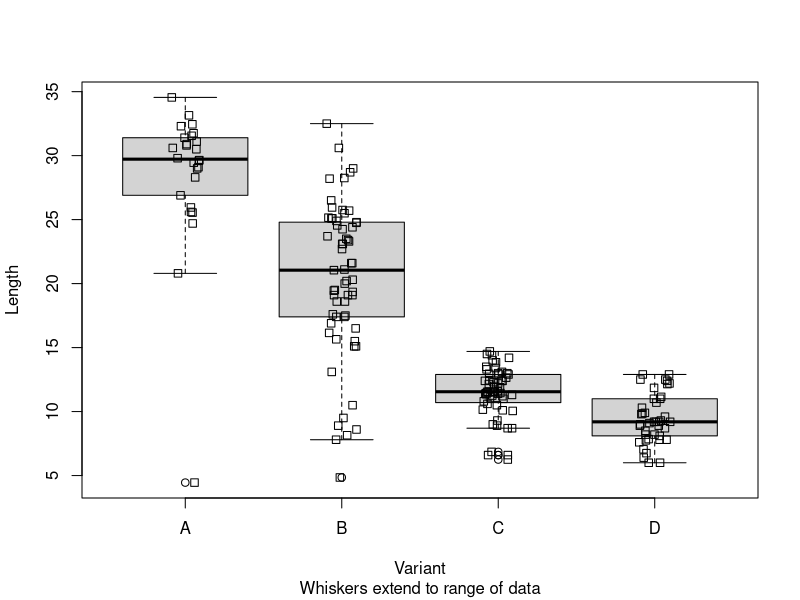
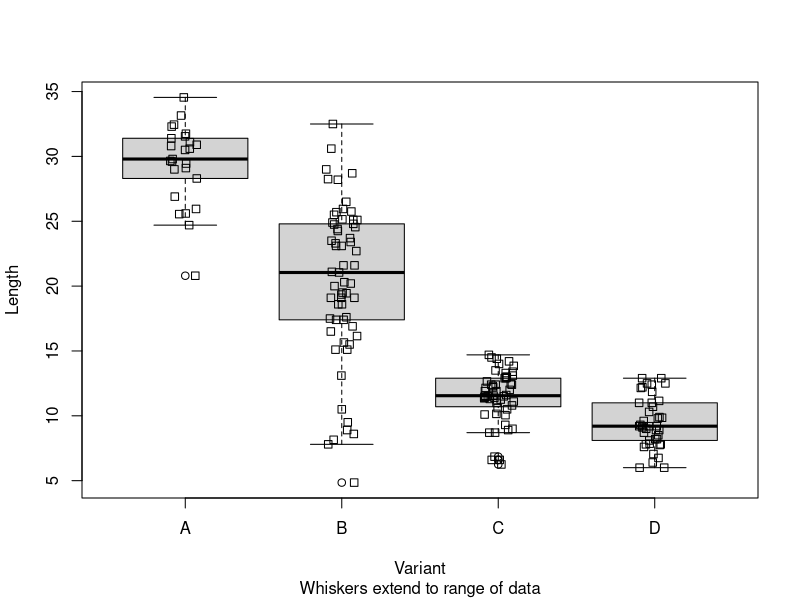
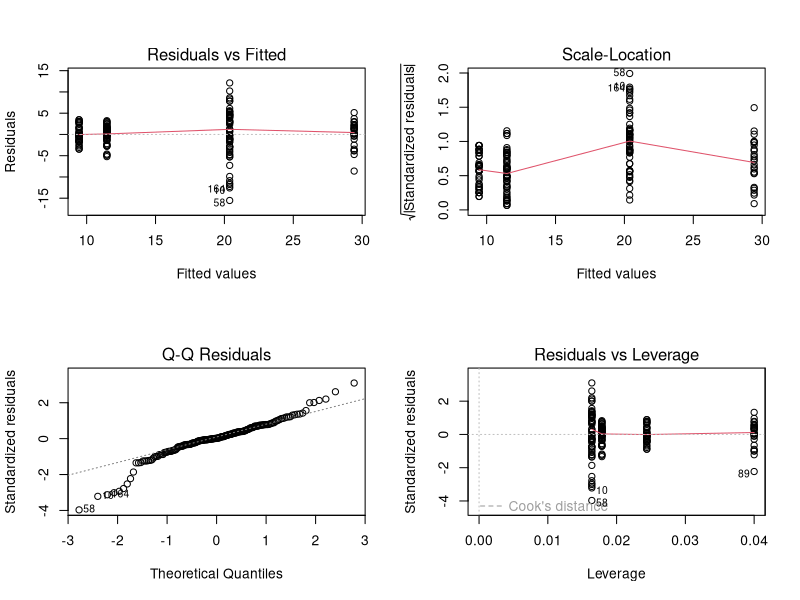

These charts were generated, in order, by the following R code: (Note: this script raises an error after producing the figures.)
# Single Factor CRD with sub-sampling

# This example is based on work conduced in the laboratory of 
# Prof. Lynn Quarmby at Simon Fraser University 
#  http://www.sfu.ca/mbb/People/Quarmby/. 
# Her research focus is on the the mechanism by which 
# cells shed their cilia (aka flagella) in response to stress working
# with the unicellular alga Chlamydomonas. 

# Microphotographs of the algae are taken, and the 
# length of one or two flagellum of each cell is measured.

# Lines starting in ##--part001b; and ##---part001e; are used
# to bracket portions of the R code for inclusion into my
# course notes and are not normally coded.

options(useFancyQuotes=FALSE) # renders summary output corrects

# Read in the data
sink('flagella2-R-001.txt')
##---part001b;
lengths <- read.csv("flagella2.csv", header=TRUE)
lengths$Variant.Cell <- paste(lengths$Variant,".",lengths$Cell...,sep="")
lengths[1:10,]
##---part001e;
sink()


#--------------------------------------------------
# Method 1. Compute the average-of-the-averages

# Find the average of the lengths for each cell
# We need to stack the data, and then aggregate
sink('flagella2-R-009.txt')
##---part009b;
stack.length <- reshape(lengths, idvar="Variant.Cell",
            varying=list(c("Flagellar.1","Flagellar.2")), 
            times=c("Flagellar.1","Flagellar.2"), timevar="Length",
            v.name="Length", 
            direction="long")
stack.length[1:10,]
##---part009e;
sink()


sink('flagella2-R-009b.txt')
##---part009bb;
avg <- aggregate(Length ~ Variant+ Cell..., FUN=mean, data=stack.length)
avg[1:10,]
##---part009be;
sink()

# Plot the data
png(file="flagella2-R-010.png")  # send the plot to a png file
##---part010b;
boxplot(Length ~ Variant, data=avg,  ain="Avg flagella length for each cell", 
   sub='Whiskers extend to range of data')
stripchart(Length ~ Variant, data=avg, add=TRUE, 
   vertical=TRUE, method="jitter", jitter=.1,  
   main="Avg flagella length for each cell", 
   sub='Whiskers extend to range of data',
   xlab='', ylab='Average length')
##---part010e;
dev.off()

# Get rid of outliers
png(file="flagella2-R-011.png")  # send the plot to a png file
##---part011b;
avg <- avg[avg$Length > 4.5,] 
boxplot(Length ~ Variant, data=avg,  ain="Avg flagella length for each cell", 
   sub='Whiskers extend to range of data')
stripchart(Length ~ Variant, data=avg, add=TRUE, 
   vertical=TRUE, method="jitter", jitter=.1,  
   main="Avg flagella length for each cell", 
   sub='Whiskers extend to range of data',
   xlab='', ylab='Average length')
##---part011e;
dev.off()

# Compute some summary statistics for each group
sink('flagella2-R-012.txt')
##---part012b;
library(doBy)
report <- summaryBy(Length ~ Variant, data=avg, FUN=c(length,mean,sd))
report$Length.se <- report$Length.sd/sqrt(report$Length.length)
report
##---part012e;
sink()

# get the individual confidence intervals
sink('flagella2-R-013.txt')
##---part013b;
ci <- tapply(avg$Length, avg$Variant, FUN=t.test)
# use the sapply() function to extract elements from each member of the list
sapply(ci,"[","conf.int")
##---part013;
sink()

# fit the linear model and get the ANOVA table and test for effects
sink('flagella2-R-014.txt')
##---part014b;
result <- aov(Length ~ Variant, data=avg)
anova(result)
##---part014e;
sink()


# Check the assumptions of the ANOVA model
png('flagella2-R-015.png')
##---part015b;
layout(matrix(1:4,2,2))
plot(result)
##---part015e;
dev.off()

# Estimate the marginal means.
# This is a real pain in R as you need to first get a list
# of the factor combinations that you want (the unique() function) 
# and create an appropriate data.frame (expand.grid() function.)

sink('flagella2-R-016.txt')
##---part016b;
pred.Variant <- expand.grid( Variant=unique(avg$Variant))
lsmeans <- predict(result, newdata=pred.Variant, se=TRUE)
lsmeans
cbind(pred.Variant, lsmeans$fit, lsmeans$se)

# LSmeans after a lm() fit
library(doBy)
result.lm <- lm(Length ~ Variant, data=avg)
lsmeans(result.lm, eff="Variant")
##---part016e;
sink()


# Now for a multiple comparison procedures

sink('flagella2-R-017.txt')
png('flagella2-R-017.png')
##---part017b;
mcp <- TukeyHSD(result, ordered=TRUE) # ordered sorts means
mcp
plot(mcp)
abline(v=0, lty=2)
##---part017e;
sink()
dev.off()



# The multiple comparison package has lots of good routines.
# specify all pair-wise comparisons among levels of variable "tension"
# This is a bit of R magic -- see the help pages and examples of the packages
# for details
sink('flagella2-R-018.txt')
png('flagella2-R-018.png')
##---part018b;
library(multcomp)

result.tukey <- glht(result, linfct = mcp(Variant = "Tukey"))
result.tukey.cld <- cld(result.tukey)  # joined line plot

# create the display 
result.tukey.cld
old.par <- par( mai=c(1,1,1.25,1)) # set top margin bigger
plot(result.tukey.cld, # main="Multiple comparison results", 
     xlab="Variant",
     ylab="Length", 
     notch=TRUE)
##---part018e;
sink()
dev.off()



#---------------------------------------------------------------
# Method 2. Fit a model that accounts for the two sources of variation

# We start by stacking the data
# Refer to http://gbi.agrsci.dk/~shd/misc/Rdocs/reshape.pdf for details
# on the rehape() function

sink('flagella2-R-030.txt')
##---part030b;
stack.length <- reshape(lengths, idvar="Variant.Cell",
            varying=list(c("Flagellar.1","Flagellar.2")), 
            times=c("Flagellar.1","Flagellar.2"), timevar="Length",
            v.name="Length", 
            direction="long")
stack.length[1:10,]
 # get rid of outliers
stack.length <- stack.length[!(stack.length$Length<10 & 
                             stack.length$Variant=="A"),]
stripchart(Length ~ Variant, data=stack.length)

##---part030e;
sink()

# Fit the random effects model
sink('flagella2-R-031.txt')
##---part031b;
library(lme4)
result2 <- lmer( Length ~ Variant + (1|Variant.Cell), data=stack.length)
summary(result2)
anova(result2) # note no p-value given
##---part031e;
sink()

# Get the marginal means
# There is no easy wasy to do this using lmer()
sink("flagella2-R-032.txt")
##---part032b;
pred.Variant <- expand.grid( Variant=unique(avg$Variant), Length=0)
mm <- model.matrix(terms(result2),pred.Variant)
means <- mm %*% fixef(result2)
means.vcv <- mm %*% tcrossprod(vcov(result2),mm)
means.se <- sqrt(diag(mm %*% tcrossprod(vcov(result2),mm)))
cbind(pred.Variant, means, means.se)
##---part032e;
sink()

# Multiple comparison 
sink('flagella2-R-035.txt')
png("flagella2-R-035.png")
##---part035b;
library(multcomp)

result2.tukey <- glht(result2, linfct = mcp(Variant = "Tukey"))
result2.tukey.cld <- cld(result2.tukey)  # joined line plot

# create the display 
result2.tukey.cld
old.par <- par( mai=c(1,1,1.25,1)) # set top margin bigger
plot(result2.tukey.cld, # main="Multiple comparison results", 
     xlab="Variant",
     ylab="Length", 
     notch=TRUE)
##---part035e;
sink()
dev.off()
